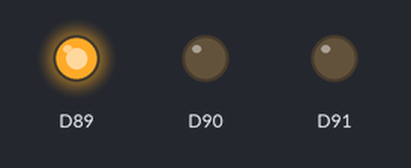
Simulated run of this sketch. Board: Arduino MKR. Parts: output pins drawn as LEDs (lit = HIGH).

Above: at 0.5 s.
At 1.5 s:
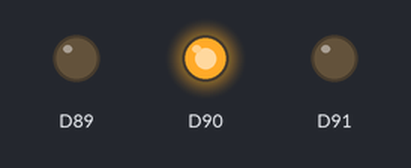
At 2.5 s:
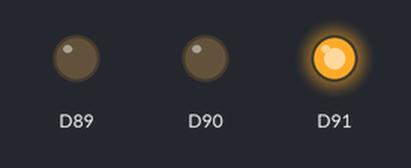
At 3.5 s:
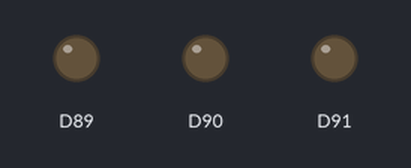
Timing chart, 0 to 5.2 s (numbered marks = the images above):
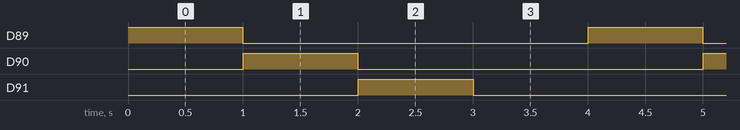

Measured:
- by itself, D89–91: alternates HIGH for 1.0 s and LOW for 3.0 s
- by itself, everything shown: repeats every 4.0 s, in 4 steps

The sketch:

LEDRGB_MKR.ino
```cpp
/* Controlar el RGB en el MKR WiFi 1010 es ligeramente diferente a cualquier experiencia
 * previa que puedas haber tenido con un componente similar.
 * En primer lugar, no podemos acceder a él directamente, necesitamos utilizar
 * las funcionalidades de la biblioteca WiFiNINA.
 * Más específicamente, necesitamos acceder a un archivo llamado wifi_drv.h
 * para poder trabajar con él.
 * A continuación, se muestra un fragmento de código que explica
 * cómo incluir este archivo en tu boceto:
 */

#include <WiFiNINA.h>
#include <utility/wifi_drv.h>

/* Después de haberlo incluido, es bastante sencillo.
 * El componente RGB utiliza los pines 25 (verde), 26 (rojo) y 27 (azul),
 * por lo que necesitamos definir esos pines utilizando los siguientes comandos:
 */

void setup() {
  WiFiDrv::pinMode(25, OUTPUT); //define green pin
  WiFiDrv::pinMode(26, OUTPUT); //define red pin
  WiFiDrv::pinMode(27, OUTPUT); //define blue pin
}
// Y para controlarlos dentro del loop(), simplemente usamos:
void loop() {
  WiFiDrv::analogWrite(25, 255);
  WiFiDrv::analogWrite(26, 0);
  WiFiDrv::analogWrite(27, 0);

  delay(1000);
/* O, si queremos usar digitalWrite() (para simplemente encender con brillo total), podemos escribirlo así:
  WiFiDrv::digitalWrite(25, HIGH); //GREEN
  WiFiDrv::digitalWrite(26, LOW);   //RED
  WiFiDrv::digitalWrite(27, LOW);   //BLUE
  */
  WiFiDrv::analogWrite(25, 0);
  WiFiDrv::analogWrite(26, 255);
  WiFiDrv::analogWrite(27, 0);

  delay(1000);

  WiFiDrv::analogWrite(25, 0);
  WiFiDrv::analogWrite(26, 0);
  WiFiDrv::analogWrite(27, 255);

  delay(1000);

  WiFiDrv::analogWrite(25, 0);
  WiFiDrv::analogWrite(26, 0);
  WiFiDrv::analogWrite(27, 0);

  delay(1000);
}
```
